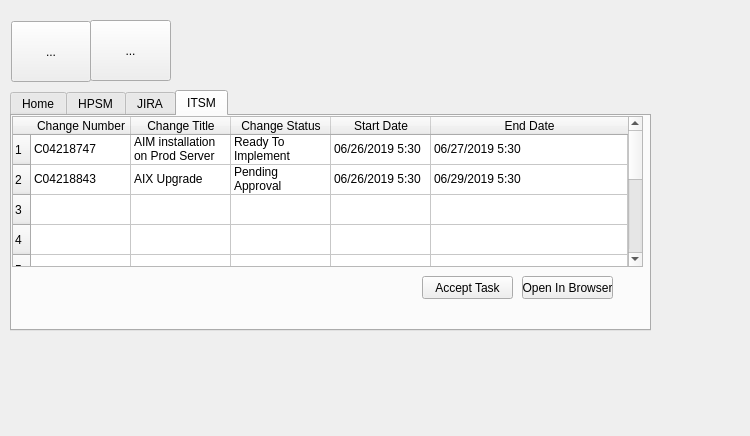
<?xml version="1.0" encoding="UTF-8"?>
<ui version="4.0">
 <class>Dialog</class>
 <widget class="QDialog" name="Dialog">
  <property name="geometry">
   <rect>
    <x>0</x>
    <y>0</y>
    <width>750</width>
    <height>436</height>
   </rect>
  </property>
  <property name="windowTitle">
   <string>Workly</string>
  </property>
  <widget class="QTabWidget" name="mainTabWidget">
   <property name="geometry">
    <rect>
     <x>10</x>
     <y>90</y>
     <width>641</width>
     <height>241</height>
    </rect>
   </property>
   <property name="currentIndex">
    <number>3</number>
   </property>
   <property name="iconSize">
    <size>
     <width>40</width>
     <height>40</height>
    </size>
   </property>
   <widget class="QWidget" name="tab">
    <attribute name="icon">
     <iconset>
      <normaloff>Myicons/home button.png</normaloff>Myicons/home button.png</iconset>
    </attribute>
    <attribute name="title">
     <string>Home</string>
    </attribute>
    <widget class="QWidget" name="layoutWidget">
     <property name="geometry">
      <rect>
       <x>120</x>
       <y>50</y>
       <width>321</width>
       <height>131</height>
      </rect>
     </property>
     <layout class="QGridLayout" name="gridLayout">
      <item row="0" column="0">
       <widget class="QLabel" name="jiraLabel">
        <property name="font">
         <font>
          <family>Segoe UI Black</family>
          <pointsize>10</pointsize>
          <weight>75</weight>
          <bold>true</bold>
         </font>
        </property>
        <property name="frameShape">
         <enum>QFrame::StyledPanel</enum>
        </property>
        <property name="frameShadow">
         <enum>QFrame::Sunken</enum>
        </property>
        <property name="text">
         <string>No Of Jira Ticket</string>
        </property>
        <property name="textFormat">
         <enum>Qt::RichText</enum>
        </property>
       </widget>
      </item>
      <item row="0" column="1">
       <widget class="QLabel" name="jiraCountLabel">
        <property name="frameShape">
         <enum>QFrame::WinPanel</enum>
        </property>
        <property name="text">
         <string>&lt;html&gt;&lt;head/&gt;&lt;body&gt;&lt;p align=&quot;center&quot;&gt;&lt;span style=&quot; font-size:16pt;&quot;&gt;3&lt;/span&gt;&lt;/p&gt;&lt;/body&gt;&lt;/html&gt;</string>
        </property>
       </widget>
      </item>
      <item row="1" column="0">
       <widget class="QLabel" name="hpsmLabel">
        <property name="font">
         <font>
          <family>Segoe UI Black</family>
          <pointsize>10</pointsize>
          <weight>75</weight>
          <bold>true</bold>
         </font>
        </property>
        <property name="frameShape">
         <enum>QFrame::StyledPanel</enum>
        </property>
        <property name="frameShadow">
         <enum>QFrame::Sunken</enum>
        </property>
        <property name="text">
         <string>No Of HPSM</string>
        </property>
        <property name="textFormat">
         <enum>Qt::RichText</enum>
        </property>
       </widget>
      </item>
      <item row="1" column="1">
       <widget class="QLabel" name="jiraCountLabel_2">
        <property name="frameShape">
         <enum>QFrame::WinPanel</enum>
        </property>
        <property name="text">
         <string>&lt;html&gt;&lt;head/&gt;&lt;body&gt;&lt;p align=&quot;center&quot;&gt;&lt;span style=&quot; font-size:16pt;&quot;&gt;5&lt;/span&gt;&lt;/p&gt;&lt;/body&gt;&lt;/html&gt;</string>
        </property>
       </widget>
      </item>
      <item row="2" column="0">
       <widget class="QLabel" name="itsmLabel">
        <property name="font">
         <font>
          <family>Segoe UI Black</family>
          <pointsize>10</pointsize>
          <weight>75</weight>
          <bold>true</bold>
         </font>
        </property>
        <property name="frameShape">
         <enum>QFrame::StyledPanel</enum>
        </property>
        <property name="frameShadow">
         <enum>QFrame::Sunken</enum>
        </property>
        <property name="text">
         <string>No Of ITSM</string>
        </property>
        <property name="textFormat">
         <enum>Qt::RichText</enum>
        </property>
       </widget>
      </item>
      <item row="2" column="1">
       <widget class="QLabel" name="jiraCountLabel_3">
        <property name="frameShape">
         <enum>QFrame::WinPanel</enum>
        </property>
        <property name="text">
         <string>&lt;html&gt;&lt;head/&gt;&lt;body&gt;&lt;p align=&quot;center&quot;&gt;&lt;span style=&quot; font-size:16pt;&quot;&gt;2&lt;/span&gt;&lt;/p&gt;&lt;/body&gt;&lt;/html&gt;</string>
        </property>
       </widget>
      </item>
     </layout>
    </widget>
   </widget>
   <widget class="QWidget" name="tab_2">
    <attribute name="icon">
     <iconset>
      <normaloff>Myicons/HP-service-manager.png</normaloff>Myicons/HP-service-manager.png</iconset>
    </attribute>
    <attribute name="title">
     <string>HPSM</string>
    </attribute>
    <widget class="QPushButton" name="updateButton">
     <property name="geometry">
      <rect>
       <x>310</x>
       <y>160</y>
       <width>101</width>
       <height>23</height>
      </rect>
     </property>
     <property name="font">
      <font>
       <family>Calibri</family>
       <pointsize>10</pointsize>
      </font>
     </property>
     <property name="text">
      <string>Update Ticket</string>
     </property>
    </widget>
    <widget class="QPushButton" name="closeButton">
     <property name="geometry">
      <rect>
       <x>420</x>
       <y>160</y>
       <width>91</width>
       <height>23</height>
      </rect>
     </property>
     <property name="text">
      <string>Close Ticket</string>
     </property>
    </widget>
    <widget class="QPushButton" name="openButton">
     <property name="geometry">
      <rect>
       <x>520</x>
       <y>160</y>
       <width>101</width>
       <height>23</height>
      </rect>
     </property>
     <property name="text">
      <string>Open In Browser</string>
     </property>
    </widget>
    <widget class="QTableWidget" name="tableWidget">
     <property name="geometry">
      <rect>
       <x>0</x>
       <y>0</y>
       <width>631</width>
       <height>151</height>
      </rect>
     </property>
     <property name="autoScrollMargin">
      <number>20</number>
     </property>
     <property name="sortingEnabled">
      <bool>false</bool>
     </property>
     <property name="rowCount">
      <number>10</number>
     </property>
     <property name="columnCount">
      <number>4</number>
     </property>
     <attribute name="horizontalHeaderDefaultSectionSize">
      <number>100</number>
     </attribute>
     <attribute name="horizontalHeaderMinimumSectionSize">
      <number>40</number>
     </attribute>
     <attribute name="horizontalHeaderStretchLastSection">
      <bool>true</bool>
     </attribute>
     <row/>
     <row/>
     <row/>
     <row/>
     <row/>
     <row/>
     <row/>
     <row/>
     <row/>
     <row/>
     <column>
      <property name="text">
       <string>Ticket Number</string>
      </property>
      <property name="background">
       <color>
        <red>255</red>
        <green>170</green>
        <blue>0</blue>
       </color>
      </property>
     </column>
     <column>
      <property name="text">
       <string>Ticket Description </string>
      </property>
      <property name="background">
       <color>
        <red>255</red>
        <green>170</green>
        <blue>0</blue>
       </color>
      </property>
     </column>
     <column>
      <property name="text">
       <string>Priority</string>
      </property>
      <property name="background">
       <color>
        <red>255</red>
        <green>170</green>
        <blue>0</blue>
       </color>
      </property>
     </column>
     <column>
      <property name="text">
       <string>Age</string>
      </property>
      <property name="background">
       <color>
        <red>255</red>
        <green>170</green>
        <blue>0</blue>
       </color>
      </property>
     </column>
     <item row="0" column="0">
      <property name="text">
       <string>19063005935</string>
      </property>
     </item>
     <item row="0" column="1">
      <property name="text">
       <string>Host Reboot</string>
      </property>
     </item>
     <item row="0" column="2">
      <property name="text">
       <string>P2</string>
      </property>
     </item>
     <item row="0" column="3">
      <property name="text">
       <string>10</string>
      </property>
     </item>
     <item row="1" column="0">
      <property name="text">
       <string>19063006002</string>
      </property>
     </item>
     <item row="1" column="1">
      <property name="text">
       <string>Dev Deployment</string>
      </property>
     </item>
     <item row="1" column="2">
      <property name="text">
       <string>P4</string>
      </property>
     </item>
     <item row="1" column="3">
      <property name="text">
       <string>8</string>
      </property>
     </item>
     <item row="2" column="0">
      <property name="text">
       <string>19063006121</string>
      </property>
     </item>
     <item row="2" column="1">
      <property name="text">
       <string>Host not accessible</string>
      </property>
     </item>
     <item row="2" column="2">
      <property name="text">
       <string>P3</string>
      </property>
     </item>
     <item row="2" column="3">
      <property name="text">
       <string>5</string>
      </property>
     </item>
    </widget>
   </widget>
   <widget class="QWidget" name="tab_3">
    <attribute name="icon">
     <iconset>
      <normaloff>Myicons/Jira Button.png</normaloff>Myicons/Jira Button.png</iconset>
    </attribute>
    <attribute name="title">
     <string>JIRA</string>
    </attribute>
    <widget class="QTableWidget" name="tableWidget_2">
     <property name="geometry">
      <rect>
       <x>0</x>
       <y>0</y>
       <width>631</width>
       <height>151</height>
      </rect>
     </property>
     <property name="autoScrollMargin">
      <number>20</number>
     </property>
     <property name="sortingEnabled">
      <bool>false</bool>
     </property>
     <property name="rowCount">
      <number>10</number>
     </property>
     <property name="columnCount">
      <number>4</number>
     </property>
     <attribute name="horizontalHeaderDefaultSectionSize">
      <number>100</number>
     </attribute>
     <attribute name="horizontalHeaderMinimumSectionSize">
      <number>40</number>
     </attribute>
     <attribute name="horizontalHeaderStretchLastSection">
      <bool>true</bool>
     </attribute>
     <row/>
     <row/>
     <row/>
     <row/>
     <row/>
     <row/>
     <row/>
     <row/>
     <row/>
     <row/>
     <column>
      <property name="text">
       <string>Summary</string>
      </property>
      <property name="background">
       <color>
        <red>255</red>
        <green>170</green>
        <blue>0</blue>
       </color>
      </property>
     </column>
     <column>
      <property name="text">
       <string>Epic</string>
      </property>
      <property name="background">
       <color>
        <red>255</red>
        <green>170</green>
        <blue>0</blue>
       </color>
      </property>
     </column>
     <column>
      <property name="text">
       <string>Sprint</string>
      </property>
      <property name="background">
       <color>
        <red>255</red>
        <green>170</green>
        <blue>0</blue>
       </color>
      </property>
     </column>
     <column>
      <property name="text">
       <string>Due Date</string>
      </property>
      <property name="background">
       <color>
        <red>255</red>
        <green>170</green>
        <blue>0</blue>
       </color>
      </property>
     </column>
     <item row="0" column="0">
      <property name="text">
       <string>Config Delta Initail Dev Release</string>
      </property>
     </item>
     <item row="0" column="1">
      <property name="text">
       <string>Config Delta 2.0</string>
      </property>
     </item>
     <item row="0" column="2">
      <property name="text">
       <string>060106302019</string>
      </property>
     </item>
     <item row="0" column="3">
      <property name="text">
       <string>30/June/2019</string>
      </property>
     </item>
     <item row="1" column="0">
      <property name="text">
       <string>Auto Patching Script</string>
      </property>
     </item>
     <item row="1" column="1">
      <property name="text">
       <string>Manual Control</string>
      </property>
     </item>
     <item row="1" column="2">
      <property name="text">
       <string>060106302019</string>
      </property>
     </item>
     <item row="1" column="3">
      <property name="text">
       <string>30/June/2019</string>
      </property>
     </item>
     <item row="2" column="0">
      <property name="text">
       <string/>
      </property>
     </item>
     <item row="2" column="1">
      <property name="text">
       <string/>
      </property>
     </item>
     <item row="2" column="2">
      <property name="text">
       <string/>
      </property>
     </item>
     <item row="2" column="3">
      <property name="text">
       <string/>
      </property>
     </item>
    </widget>
    <widget class="QPushButton" name="pushButton">
     <property name="geometry">
      <rect>
       <x>390</x>
       <y>160</y>
       <width>101</width>
       <height>23</height>
      </rect>
     </property>
     <property name="text">
      <string>Update WorkLog</string>
     </property>
    </widget>
    <widget class="QPushButton" name="pushButton_2">
     <property name="geometry">
      <rect>
       <x>500</x>
       <y>160</y>
       <width>101</width>
       <height>23</height>
      </rect>
     </property>
     <property name="text">
      <string>Open In Browser</string>
     </property>
    </widget>
   </widget>
   <widget class="QWidget" name="tab_4">
    <attribute name="icon">
     <iconset>
      <normaloff>Myicons/ITSM.jpg</normaloff>Myicons/ITSM.jpg</iconset>
    </attribute>
    <attribute name="title">
     <string>ITSM</string>
    </attribute>
    <widget class="QTableWidget" name="tableWidget_3">
     <property name="geometry">
      <rect>
       <x>0</x>
       <y>0</y>
       <width>631</width>
       <height>151</height>
      </rect>
     </property>
     <property name="autoScrollMargin">
      <number>20</number>
     </property>
     <property name="sortingEnabled">
      <bool>false</bool>
     </property>
     <property name="rowCount">
      <number>10</number>
     </property>
     <property name="columnCount">
      <number>5</number>
     </property>
     <attribute name="horizontalHeaderDefaultSectionSize">
      <number>100</number>
     </attribute>
     <attribute name="horizontalHeaderMinimumSectionSize">
      <number>40</number>
     </attribute>
     <attribute name="horizontalHeaderStretchLastSection">
      <bool>true</bool>
     </attribute>
     <row/>
     <row/>
     <row/>
     <row/>
     <row/>
     <row/>
     <row/>
     <row/>
     <row/>
     <row/>
     <column>
      <property name="text">
       <string>Change Number</string>
      </property>
      <property name="background">
       <color>
        <red>255</red>
        <green>170</green>
        <blue>0</blue>
       </color>
      </property>
     </column>
     <column>
      <property name="text">
       <string>Change Title</string>
      </property>
      <property name="background">
       <color>
        <red>255</red>
        <green>170</green>
        <blue>0</blue>
       </color>
      </property>
     </column>
     <column>
      <property name="text">
       <string>Change Status</string>
      </property>
      <property name="background">
       <color>
        <red>255</red>
        <green>170</green>
        <blue>0</blue>
       </color>
      </property>
     </column>
     <column>
      <property name="text">
       <string>Start Date</string>
      </property>
      <property name="background">
       <color>
        <red>255</red>
        <green>170</green>
        <blue>0</blue>
       </color>
      </property>
     </column>
     <column>
      <property name="text">
       <string>End Date</string>
      </property>
     </column>
     <item row="0" column="0">
      <property name="text">
       <string>C04218747</string>
      </property>
     </item>
     <item row="0" column="1">
      <property name="text">
       <string>AIM installation on Prod Server</string>
      </property>
     </item>
     <item row="0" column="2">
      <property name="text">
       <string>Ready To Implement</string>
      </property>
     </item>
     <item row="0" column="3">
      <property name="text">
       <string>06/26/2019 5:30</string>
      </property>
     </item>
     <item row="0" column="4">
      <property name="text">
       <string>06/27/2019 5:30</string>
      </property>
     </item>
     <item row="1" column="0">
      <property name="text">
       <string>C04218843</string>
      </property>
     </item>
     <item row="1" column="1">
      <property name="text">
       <string>AIX Upgrade</string>
      </property>
     </item>
     <item row="1" column="2">
      <property name="text">
       <string>Pending Approval</string>
      </property>
     </item>
     <item row="1" column="3">
      <property name="text">
       <string>06/26/2019 5:30</string>
      </property>
     </item>
     <item row="1" column="4">
      <property name="text">
       <string>06/29/2019 5:30</string>
      </property>
     </item>
     <item row="2" column="0">
      <property name="text">
       <string/>
      </property>
     </item>
     <item row="2" column="1">
      <property name="text">
       <string/>
      </property>
     </item>
     <item row="2" column="2">
      <property name="text">
       <string/>
      </property>
     </item>
     <item row="2" column="3">
      <property name="text">
       <string/>
      </property>
     </item>
    </widget>
    <widget class="QPushButton" name="pushButton_3">
     <property name="geometry">
      <rect>
       <x>410</x>
       <y>160</y>
       <width>91</width>
       <height>23</height>
      </rect>
     </property>
     <property name="text">
      <string>Accept Task</string>
     </property>
    </widget>
    <widget class="QPushButton" name="pushButton_4">
     <property name="geometry">
      <rect>
       <x>510</x>
       <y>160</y>
       <width>91</width>
       <height>23</height>
      </rect>
     </property>
     <property name="text">
      <string>Open In Browser</string>
     </property>
    </widget>
   </widget>
  </widget>
  <widget class="QToolButton" name="toolButton">
   <property name="geometry">
    <rect>
     <x>11</x>
     <y>21</y>
     <width>80</width>
     <height>61</height>
    </rect>
   </property>
   <property name="text">
    <string>...</string>
   </property>
   <property name="icon">
    <iconset>
     <normaloff>Myicons/file icon.png</normaloff>Myicons/file icon.png</iconset>
   </property>
   <property name="iconSize">
    <size>
     <width>50</width>
     <height>50</height>
    </size>
   </property>
  </widget>
  <widget class="QToolButton" name="toolButton_2">
   <property name="geometry">
    <rect>
     <x>90</x>
     <y>20</y>
     <width>81</width>
     <height>61</height>
    </rect>
   </property>
   <property name="text">
    <string>...</string>
   </property>
   <property name="icon">
    <iconset>
     <normaloff>Myicons/setting.png</normaloff>Myicons/setting.png</iconset>
   </property>
   <property name="iconSize">
    <size>
     <width>50</width>
     <height>50</height>
    </size>
   </property>
  </widget>
 </widget>
 <resources/>
 <connections/>
</ui>
